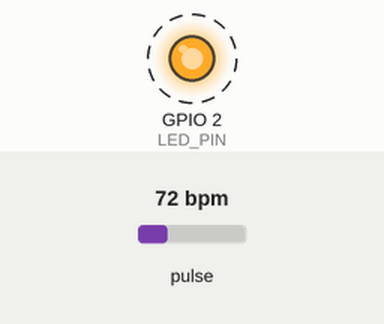
The sketch below on a simulated ESP32. Parts: output pins drawn as LEDs (lit = HIGH). Dashed ring = blinking. Inputs (shaded band) come from the test bench; at power-on: pulse 72 bpm. Nothing arrives over Bluetooth unless stated; a phone connects over Bluetooth LE 3 s after start; what the sketch prints to the serial monitor is not drawn.

Above: at 0.45 s.
Timing chart, 0 to 3.3 s (numbered marks = the images above):
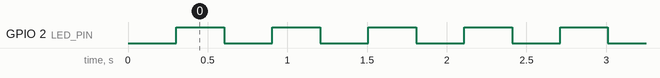

Measured:
- by itself, GPIO 2 (LED_PIN): alternates HIGH for 0.30 s and LOW for 0.30 s, 10 changes in all, then stays LOW

The sketch:

health_esp32.ino
```cpp
#include <Wire.h>
#include "MAX30105.h"
#include "heartRate.h"
#include <BLEDevice.h>
#include <BLEServer.h>
#include <BLEUtils.h>
#include <BLE2902.h>

MAX30105 particleSensor;

const byte RATE_SIZE = 1;
float rates[RATE_SIZE];
byte rateSpot = 0;
byte rateCount = 0;
long lastBeat = 0;
float beatsPerMinute = 0;
float bpmEma = 0.0f;
float bpmOutStable = 0.0f;
float dynamicThreshold = 1200.0f; // kept for debug visibility

BLECharacteristic *pCharacteristic = nullptr;
bool deviceConnected = false;
bool sensorReady = false;
unsigned long lastSerialLogMs = 0;
unsigned long lastNotifyMs = 0;
unsigned long lastBlinkMs = 0;
unsigned long lastFingerMs = 0;

#define LED_PIN 2
#define SERVICE_UUID        "19b10000-e8f2-537e-4f6c-d104768a1214"
#define CHARACTERISTIC_UUID "19b10001-e8f2-537e-4f6c-d104768a1214"

class MyServerCallbacks : public BLEServerCallbacks {
  void onConnect(BLEServer *pServer) override {
    (void)pServer;
    deviceConnected = true;
    Serial.println("BLE connected");
  }

  void onDisconnect(BLEServer *pServer) override {
    (void)pServer;
    deviceConnected = false;
    Serial.println("BLE disconnected -> restart advertising");
    BLEDevice::startAdvertising();
  }
};

static void setupBle() {
  BLEDevice::init("HF_health");

  BLEServer *pServer = BLEDevice::createServer();
  pServer->setCallbacks(new MyServerCallbacks());

  BLEService *pService = pServer->createService(SERVICE_UUID);
  pCharacteristic = pService->createCharacteristic(CHARACTERISTIC_UUID, BLECharacteristic::PROPERTY_NOTIFY);
  pCharacteristic->addDescriptor(new BLE2902());
  pService->start();

  BLEAdvertising *pAdvertising = BLEDevice::getAdvertising();
  pAdvertising->addServiceUUID(SERVICE_UUID);
  pAdvertising->setScanResponse(true);
  pAdvertising->setMinPreferred(0x06);
  pAdvertising->setMinPreferred(0x12);
  BLEDevice::startAdvertising();

  Serial.println("BLE advertising started: HF_health");
}

static void setupSensor() {
  Wire.begin(8, 9);
  Wire.setClock(100000);
  delay(50);

  bool found = false;
  for (int i = 0; i < 5; i++) {
    if (particleSensor.begin(Wire, I2C_SPEED_STANDARD)) {
      found = true;
      break;
    }
    delay(120);
  }

  if (!found) {
    sensorReady = false;
    Serial.println("MAX3010x not found, continue BLE-only mode");
    return;
  }

  // Heart-rate profile tuned for MAX3010x + finger placement
  byte ledBrightness = 0x1F;
  byte sampleAverage = 4;
  byte ledMode = 2;      // Red + IR
  int sampleRate = 100;  // Hz
  int pulseWidth = 411;  // us
  int adcRange = 4096;
  particleSensor.setup(ledBrightness, sampleAverage, ledMode, sampleRate, pulseWidth, adcRange);
  particleSensor.setPulseAmplitudeRed(0x1F);
  particleSensor.setPulseAmplitudeIR(0x1F);
  particleSensor.setPulseAmplitudeGreen(0);
  sensorReady = true;
  Serial.println("MAX3010x ready");
}

void setup() {
  pinMode(LED_PIN, OUTPUT);
  digitalWrite(LED_PIN, LOW);

  setCpuFrequencyMhz(160);
  Serial.begin(115200);
  delay(200);

  setupSensor();
  setupBle();
}

void loop() {
  long irValue = sensorReady ? particleSensor.getIR() : 0;
  bool fingerPresent = sensorReady && irValue > 15000;
  if (fingerPresent) lastFingerMs = millis();

  if (fingerPresent) {
    bool beat = checkForBeat(irValue);
    if (beat) {
      long now = millis();
      long delta = now - lastBeat;
      if (lastBeat > 0 && delta > 260 && delta < 1800) {
        float correctedDelta = (float)delta;
        if (bpmOutStable > 0.0f) {
          float expectedIbi = 60000.0f / bpmOutStable;
          // If one beat is likely missed, compensate to avoid false BPM drop.
          if (correctedDelta > 1.55f * expectedIbi && correctedDelta < 2.5f * expectedIbi) {
            correctedDelta *= 0.5f;
          }
        }

        beatsPerMinute = 60000.0f / correctedDelta;
        if (beatsPerMinute >= 45.0f && beatsPerMinute <= 180.0f) {
          // Faster response: strongly prioritize newest beat.
          bpmEma = (bpmEma <= 0.0f) ? beatsPerMinute : (0.20f * bpmEma + 0.80f * beatsPerMinute);
          rates[rateSpot++] = bpmEma;
          rateSpot %= RATE_SIZE;
          if (rateCount < RATE_SIZE) rateCount++;
          float sum = 0.0f;
          for (byte i = 0; i < rateCount; i++) sum += rates[i];
          bpmOutStable = sum / rateCount;
          Serial.print("BEAT rawBpm=");
          Serial.print(beatsPerMinute, 1);
          Serial.print(" stable=");
          Serial.print(bpmOutStable, 1);
          Serial.print(" ibiMs=");
          Serial.println(correctedDelta, 1);
        }
      }
      lastBeat = now;
    }
  } else {
    rateCount = 0;
    bpmEma = 0.0f;
    bpmOutStable = 0.0f;
    lastBeat = 0;
    dynamicThreshold = 1200.0f;
  }

  float finalBpm = 0.0f;
  if (fingerPresent && rateCount > 0) {
    finalBpm = bpmOutStable;
  } else if (millis() - lastFingerMs < 1200 && bpmOutStable > 0.0f) {
    // avoid instant drop when finger briefly shifts
    finalBpm = bpmOutStable;
  }

  if (millis() - lastSerialLogMs >= 500) {
    lastSerialLogMs = millis();
    Serial.print("sensorReady=");
    Serial.print(sensorReady ? "1" : "0");
    Serial.print(" connected=");
    Serial.print(deviceConnected ? "1" : "0");
    Serial.print(" ir=");
    Serial.print(irValue);
    Serial.print(" bpmStable=");
    Serial.print(bpmOutStable, 1);
    Serial.print(" thr=");
    Serial.print(dynamicThreshold, 1);
    Serial.print(" bpmOut=");
    Serial.println(finalBpm, 1);
  }

  if (deviceConnected && millis() - lastNotifyMs >= 1000) {
    lastNotifyMs = millis();
    String payload = "{\"bpm\":" + String(finalBpm, 1) +
                     ",\"spo2\":0"
                     ",\"sys\":0"
                     ",\"dia\":0"
                     ",\"raw\":" + String(irValue) + "}";
    pCharacteristic->setValue(payload.c_str());
    pCharacteristic->notify();
  }

  if (deviceConnected) {
    digitalWrite(LED_PIN, LOW);
  } else if (millis() - lastBlinkMs >= 300) {
    lastBlinkMs = millis();
    digitalWrite(LED_PIN, !digitalRead(LED_PIN));
  }
}
```
